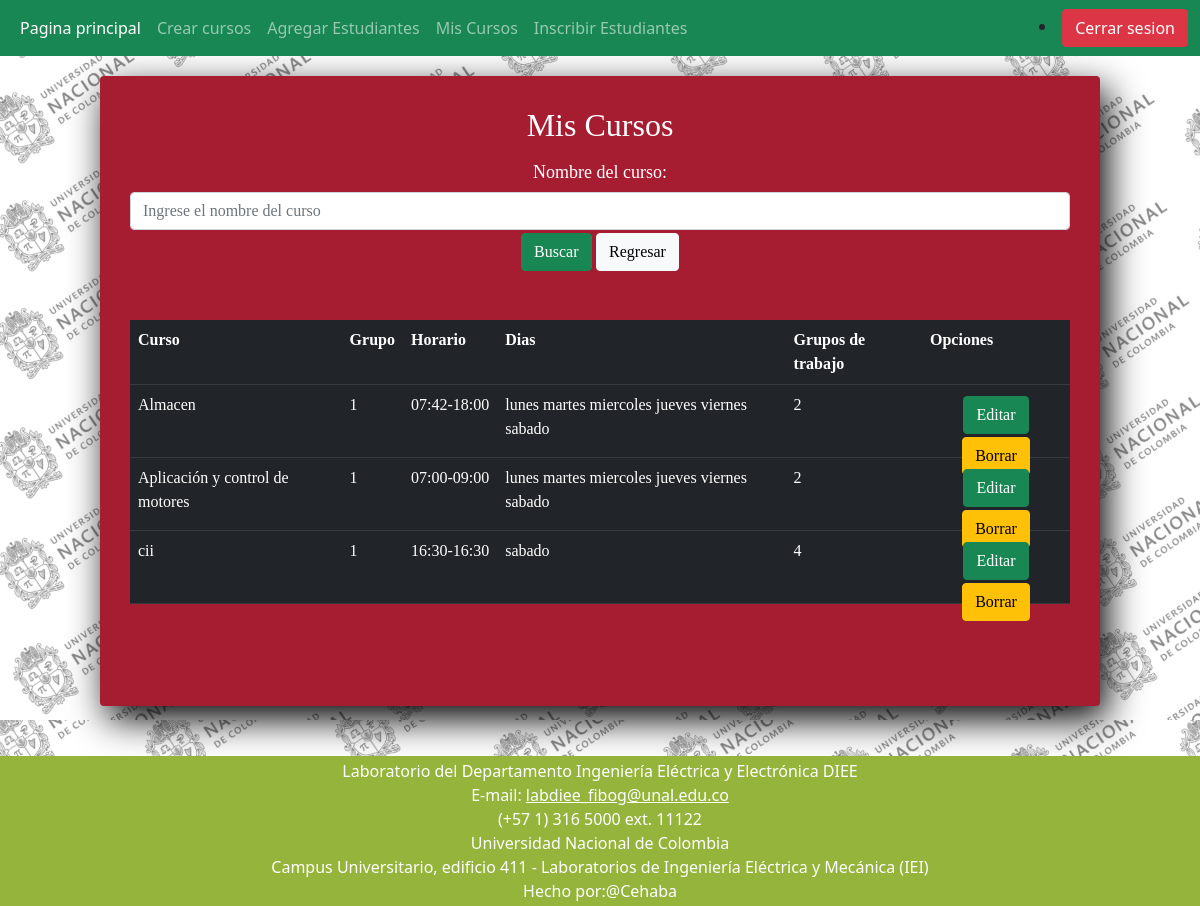
The page /teacher/courses.php (signed in) on the database its author committed.
### tables this page shows
CREATE TABLE `courses` (
  `course_id` int(11) NOT NULL,
  `name` varchar(128) DEFAULT NULL,
  `group` int(11) DEFAULT NULL,
  `hour_ini` varchar(8) DEFAULT NULL,
  `hour_fin` varchar(8) DEFAULT NULL,
  `days` varchar(128) DEFAULT NULL,
  `groups` int(11) DEFAULT NULL,
  `teacher_id` bigint(20) DEFAULT NULL
);

### teacher/courses.php (the view, shortened to what this page needs)
<?php
require_once 'pdo.php';
$stm = $pdo->prepare('SELECT * FROM courses WHERE teacher_id=:t_id');
$stm->execute(array(':t_id'=>$_SESSION['teacher_id']));
$courses = $stm->fetchAll(PDO::FETCH_ASSOC);
?>
<!DOCTYPE html>
<html>
<head>
    <link rel='stylesheet' type='text/css' media='screen' href='style_courses.css'>
</head>
<body>
    <section class="form-register">
  <div align='center'>
  <form method="post">
    <h2>Mis Cursos</h2>
    <p><form method="post">
        <label for="course">Nombre del curso:</label>
        <input type="text" class="form-control" name="course" placeholder="Ingrese el nombre del curso">
        <input type="submit" class="btn btn-success" value="Buscar">
        <input type="submit" class="btn btn-light" name="back" value="Regresar">
    </form></p>
    <?php
    if (count($courses)>0){
        echo '<p><table class="table table-dark table-hover">
                <tr>
                    <th>Curso</th>
                    <th>Grupo</th>
                    <th>Horario</th>
                    <th>Dias</th>
                    <th>Grupos de trabajo</th>
                    <th>Opciones</th>
                </tr>';
        $sql = 'SELECT * FROM courses WHERE teacher_id=:t_id';
        if (isset($_SESSION['course'])){
            $sql = $sql.' AND name=:c ORDER BY name';
            $stm = $pdo->prepare($sql);
            $stm->execute(array(
                ':t_id' => $_SESSION['teacher_id'],
                ':c' => $_SESSION['course']));
            unset($_SESSION['course']);
        }
        else{
            $sql = $sql.' ORDER BY name';
            $stm = $pdo->prepare($sql);
            $stm->execute(array(':t_id' => $_SESSION['teacher_id']));
        }
        while ( $course = $stm->fetch(PDO::FETCH_ASSOC)) {
            echo '<tr><td>'.$course['name'].'</td>';
            echo '<td>'.$course['group'].'</td>';
            echo '<td>'.$course['hour_ini'].'-'.$course['hour_fin'].'</td>';
            echo '<td>'.$course['days'].'</td>';
            echo '<td>'.$course['groups'].'</td>';
            echo '<td>';
            echo '<form method="post">
                    <input type="hidden" name="course_id" value="'.$course['course_id'].'">
                    <p><input type="submit" name="edit" class="btn btn-success" value="Editar">
                    <input type="submit" name="delete" class="btn btn-warning" value="Borrar"></p>
                </form>';
            echo '</td></tr>';
        }
        echo '</table></p>';
    }else{
        echo '<p style="color:yellow;">En este momento no tiene ningun curso creado</p>';
    }
    ?>
     </form>
    </div>
  </section>
</body>
</html>

### teacher/style_courses.css (style rules this page uses)
* { margin: 0; padding: 0; box-sizing: border-box; }
html { min-height: 100%; position: relative; }
body { margin: 0; margin-bottom: 40px; background-image: url('images/fondo2.jpeg'); }
.form-register { width: 1000px; background: #A61C31; padding: 30px; margin: auto; margin-top: 20px; margin-bottom: 200px; border-radius: 4px; font-family: 'calibri'; color: white; box-shadow: 7px 13px 37px #000; }
.form-register p { height: 40px; text-align: center; font-size: 18px; line-height: 40px; }

### rows shown on the page
courses: name "Almacen", group "1", hour_ini "07:42", hour_fin "18:00", days "lunes martes miercoles jueves viernes sabado", groups "2"
courses: name "Aplicación y control de motores", group "1", hour_ini "07:00", hour_fin "09:00", days "lunes martes miercoles jueves viernes sabado", groups "2"
courses: name "cii", group "1", hour_ini "16:30", hour_fin "16:30", days "sabado", groups "4"
